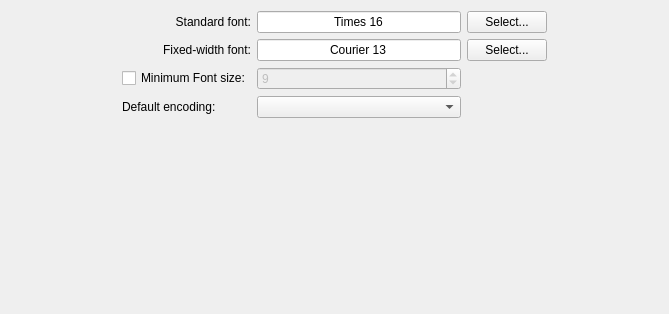
<?xml version="1.0" encoding="UTF-8"?>
<ui version="4.0">
 <class>AppearanceSettingsWidget</class>
 <widget class="QWidget" name="AppearanceSettingsWidget">
  <property name="geometry">
   <rect>
    <x>0</x>
    <y>0</y>
    <width>669</width>
    <height>314</height>
   </rect>
  </property>
  <property name="windowTitle">
   <string>Appearance</string>
  </property>
  <layout class="QGridLayout" name="gridLayout" columnstretch="1,0,2,0,1">
   <property name="leftMargin">
    <number>20</number>
   </property>
   <property name="rightMargin">
    <number>20</number>
   </property>
   <property name="bottomMargin">
    <number>20</number>
   </property>
   <item row="1" column="1">
    <widget class="QLabel" name="standardFontLabel">
     <property name="text">
      <string>Standard font:</string>
     </property>
     <property name="alignment">
      <set>Qt::AlignRight|Qt::AlignTrailing|Qt::AlignVCenter</set>
     </property>
    </widget>
   </item>
   <item row="3" column="1">
    <widget class="QLabel" name="fixedFontLabel">
     <property name="text">
      <string>Fixed-width font:</string>
     </property>
     <property name="alignment">
      <set>Qt::AlignRight|Qt::AlignTrailing|Qt::AlignVCenter</set>
     </property>
    </widget>
   </item>
   <item row="5" column="1">
    <widget class="QCheckBox" name="minimFontSizeCheckBox">
     <property name="text">
      <string>Minimum Font size:</string>
     </property>
    </widget>
   </item>
   <item row="5" column="2">
    <widget class="QSpinBox" name="minimumFontSizeSpinBox">
     <property name="enabled">
      <bool>false</bool>
     </property>
     <property name="minimum">
      <number>1</number>
     </property>
     <property name="value">
      <number>9</number>
     </property>
    </widget>
   </item>
   <item row="3" column="3">
    <widget class="QPushButton" name="fixedFontButton">
     <property name="sizePolicy">
      <sizepolicy hsizetype="Preferred" vsizetype="Fixed">
       <horstretch>0</horstretch>
       <verstretch>0</verstretch>
      </sizepolicy>
     </property>
     <property name="text">
      <string>Select...</string>
     </property>
    </widget>
   </item>
   <item row="1" column="3">
    <widget class="QPushButton" name="standardFontButton">
     <property name="text">
      <string>Select...</string>
     </property>
    </widget>
   </item>
   <item row="1" column="4">
    <spacer name="horizontalSpacer">
     <property name="orientation">
      <enum>Qt::Horizontal</enum>
     </property>
     <property name="sizeType">
      <enum>QSizePolicy::MinimumExpanding</enum>
     </property>
     <property name="sizeHint" stdset="0">
      <size>
       <width>50</width>
       <height>20</height>
      </size>
     </property>
    </spacer>
   </item>
   <item row="1" column="0">
    <spacer name="horizontalSpacer_2">
     <property name="orientation">
      <enum>Qt::Horizontal</enum>
     </property>
     <property name="sizeType">
      <enum>QSizePolicy::MinimumExpanding</enum>
     </property>
     <property name="sizeHint" stdset="0">
      <size>
       <width>50</width>
       <height>20</height>
      </size>
     </property>
    </spacer>
   </item>
   <item row="7" column="2">
    <spacer name="verticalSpacer">
     <property name="orientation">
      <enum>Qt::Vertical</enum>
     </property>
     <property name="sizeHint" stdset="0">
      <size>
       <width>77</width>
       <height>342</height>
      </size>
     </property>
    </spacer>
   </item>
   <item row="3" column="2">
    <widget class="QLineEdit" name="fixedFont">
     <property name="sizePolicy">
      <sizepolicy hsizetype="Expanding" vsizetype="Preferred">
       <horstretch>0</horstretch>
       <verstretch>0</verstretch>
      </sizepolicy>
     </property>
     <property name="text">
      <string>Courier 13</string>
     </property>
     <property name="alignment">
      <set>Qt::AlignCenter</set>
     </property>
     <property name="readOnly">
      <bool>true</bool>
     </property>
    </widget>
   </item>
   <item row="1" column="2">
    <widget class="QLineEdit" name="standardFont">
     <property name="text">
      <string>Times 16</string>
     </property>
     <property name="alignment">
      <set>Qt::AlignCenter</set>
     </property>
     <property name="readOnly">
      <bool>true</bool>
     </property>
    </widget>
   </item>
   <item row="6" column="1">
    <widget class="QLabel" name="defaultEncodingLabel">
     <property name="text">
      <string>Default encoding:</string>
     </property>
    </widget>
   </item>
   <item row="6" column="2">
    <widget class="QComboBox" name="defaultEncoding"/>
   </item>
  </layout>
 </widget>
 <resources/>
 <connections/>
</ui>
